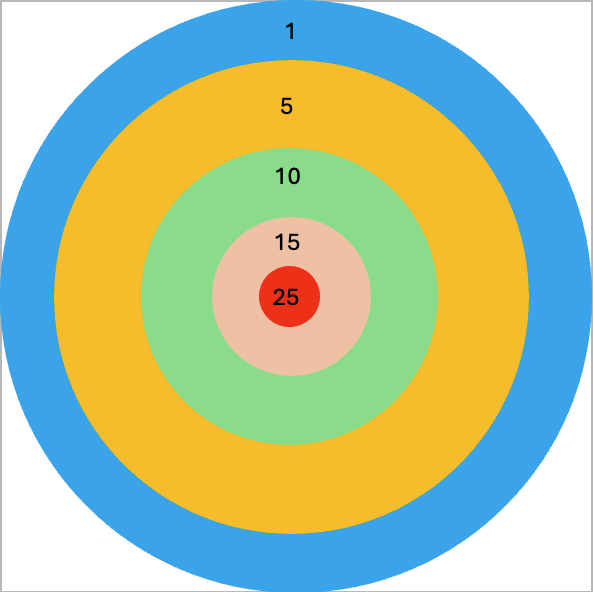
#> input picture pixelimages/dartboard2.png, 593 x 592 px, found by its file name
$ python dartboard1.5.py
#> lines starting #> are read from the running program, lines starting #| are printed output that depends on the picture
# Blue: (59,163,234)
# • Gold: (247,188,43)
# • Green: (138,219,138)
# • Peach (238,193,165):
# • Red: (237,49,25)
# Import the appropriate libraries.
from PIL import Image, ImageDraw
import random

# .open("") - lets computer know which image you will load
img = Image.open("pixelimages\\dartboard2.png")  # Replace with your file path
#> img is the input picture: PIL image 593x592 RGBA; mean R, G, B, A 178.7, 197.7, 160.3, 255
img = img.convert("RGB")  # Ensures it’s in RGB mode
#> img: PIL image 593x592 RGB

# load the image into your program's memory.
pixels = img.load()

# Show the image without edits.
img.show()

# Access pixel values
width, height = img.size
#> width = 593; height = 592

number_of_pixels = {
    (59, 163, 234): 0, #blue
    (247, 188, 43): 0, #gold
    (138, 219, 138): 0, #green
    (238, 193, 165): 0, #peach
    (237, 49, 25): 0, #red
}
trials = 5000
# Draw blue dots around the image by editing pixel values to blue.
for i in range(trials):
	# Randomly select a number within the range of the width of the image.
    rand_x = random.randint(0,width-1)
	# Randomly select a number within the height of the image.
    rand_y = random.randint(0,height-1)

    for colour in number_of_pixels.keys():
        if pixels[rand_x, rand_y] == colour:
            number_of_pixels[colour] += 1
            pixels[rand_x,rand_y] = (0,0,0)
    else:
        print(f"Colour was not found. Colour {pixels[rand_x, rand_y]}")
#> this loop made 5000 passes
#| Colour was not found. Colour (0, 0, 0)
#| Colour was not found. Colour (0, 0, 0)
#| Colour was not found. Colour (255, 255, 255)
#| Colour was not found. Colour (0, 0, 0)
#| Colour was not found. Colour (0, 0, 0)
#| Colour was not found. Colour (0, 0, 0)
#| Colour was not found. Colour (0, 0, 0)
#| Colour was not found. Colour (0, 0, 0)
#> (further printed lines are left out)
#> after the loop, number_of_pixels = {(59, 163, 234): 1353, (247, 188, 43): 1536, (138, 219, 138): 703, (238, 193, 165): 246, (237, 49, 25): 35}

# Show image with the edits.
img.show()
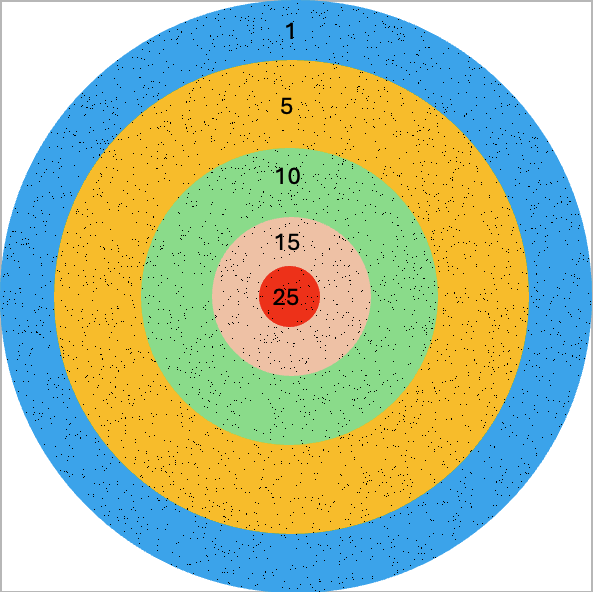
#> shown: PIL image 593x592 RGB; mean R, G, B 177, 195.7, 158.8
print("----APPROXIMATE RATIO OF EACH COLOUR----")
for colour, amount in number_of_pixels.items():
    print(f"{colour}: {amount/trials}")
#> this loop made 5 passes
#> (colour, amount) on passes 1 to 5: ((59, 163, 234), 1353), ((247, 188, 43), 1536), ((138, 219, 138), 703), ((238, 193, 165), 246), ((237, 49, 25), 35)

$ run again, with pixelimages/dartboard1.png copied over pixelimages/dartboard2.png
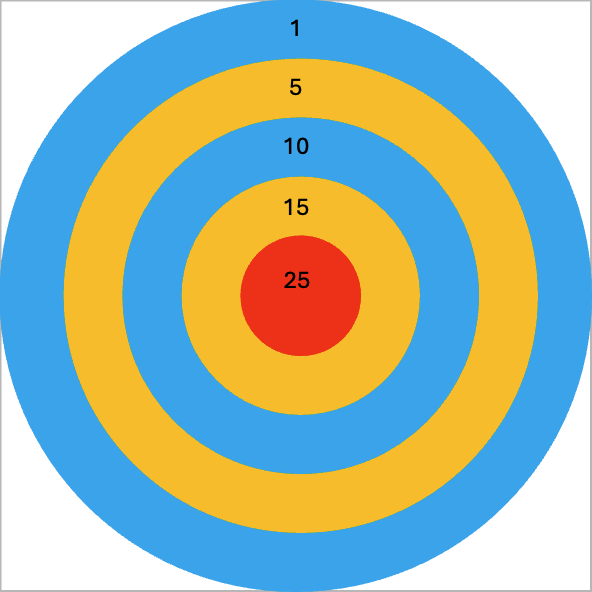
#> input picture pixelimages/dartboard1.png, 592 x 592 px, found by its file name
#> img is the input picture: PIL image 592x592 RGBA; mean R, G, B, A 164.5, 185.8, 170.5, 255
#> img: PIL image 592x592 RGB
#> the loop `for i in range(trials):` made 5000 passes
#| Colour was not found. Colour (0, 0, 0)
#| Colour was not found. Colour (0, 0, 0)
#| Colour was not found. Colour (255, 255, 255)
#| Colour was not found. Colour (0, 0, 0)
#| Colour was not found. Colour (0, 0, 0)
#> (further printed lines are left out)
#> after the loop `for i in range(trials):`: number_of_pixels = {(59, 163, 234): 2120, (247, 188, 43): 1568, (138, 219, 138): 0, (238, 193, 165): 0, (237, 49, 25): 169}
#> `img.show()`:
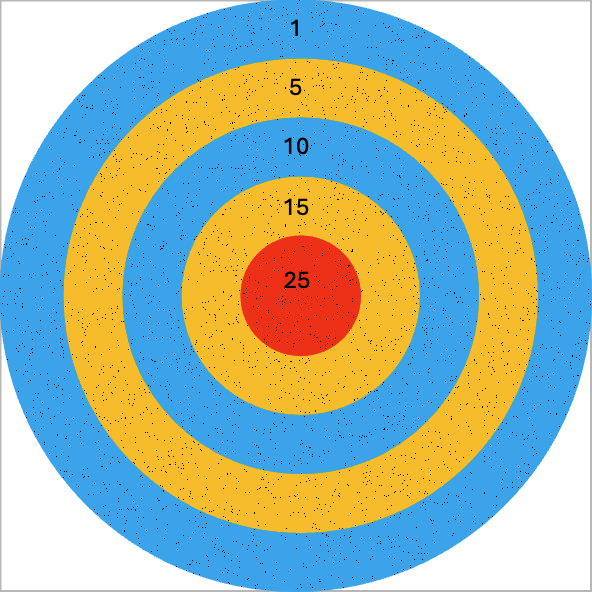
#> shown: PIL image 592x592 RGB; mean R, G, B 162.9, 183.9, 168.9
#> the loop `for colour, amount in number_of_pixels.items():` made 5 passes
#> (colour, amount) on passes 1 to 5: ((59, 163, 234), 2120), ((247, 188, 43), 1568), ((138, 219, 138), 0), ((238, 193, 165), 0), ((237, 49, 25), 169)
